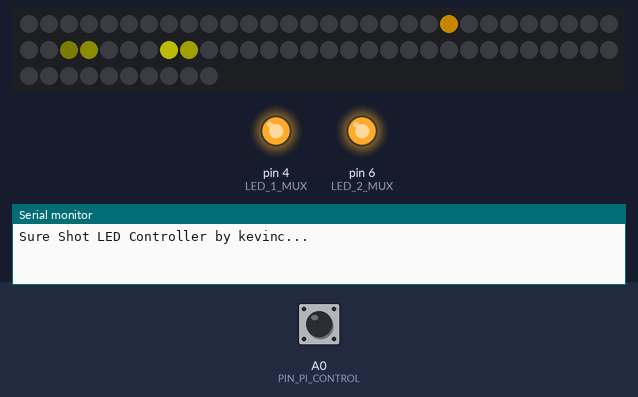
A program run on a simulated Arduino Uno, built with avr-gcc and run on an emulated ATmega328P. Parts: 70 RGB LEDs in strip order, left to right, continuing on the next row, output pins drawn as LEDs (lit = HIGH), the last lines printed to the serial monitor. Inputs (shaded band) come from the test bench; at power-on: A0 (PIN_PI_CONTROL) LOW. Dim RGB values are drawn brighter than linear.

Above: at 1.2 s.
1.3 s: A0 (PIN_PI_CONTROL) driven HIGH
At 1.42 s:
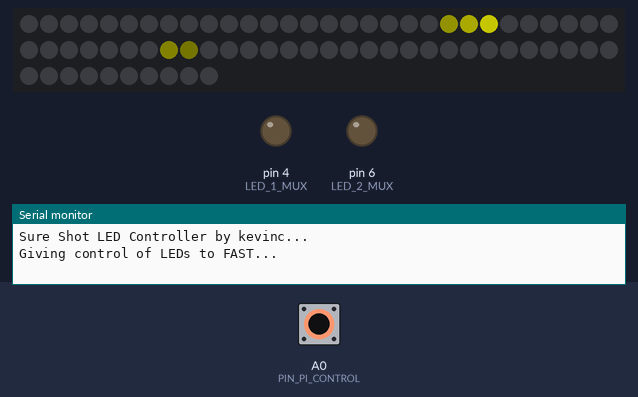
3.9 s: A0 (PIN_PI_CONTROL) pulsed LOW 5 times (0.12 s each, 0.3 s apart)
Timing chart, 0 to 6.9 s (numbered marks = the images above; inputs shaded):
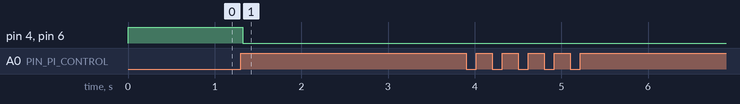

The program:

main.cpp
```cpp
#include <Arduino.h>
#include <FastLED.h>
#include <Bounce2.h>

// Raspberry pi IN: A0
//   A0:  IN: Booted Yes/No
// Mux 1:
//   4:  OUT: Mux Control
//   A4: OUT: LED Data
//
// Mux 2:
//   6:  OUT: Mux Control
//   A5: OUT: LED Data
#define PIN_PI_CONTROL A0
#define LED_1_MUX  4
#define LED_1_DATA A4
#define LED_2_MUX  6
#define LED_2_DATA A5

// LED Settings
#define NUM_LEDS            70
#define BRIGHTNESS          96
#define FRAMES_PER_SECOND   120
#define NUM_TRIANGLE_LEDS   12
#define HUE_GREEN           96  // Green: found in example lib, under HUE_GREEN
#define USE_RAINBOW_FADE    true
int triangle[] = {25, 29, 30, 31, 32, 33, 38, 37, 21, 22, 23, 24};

// Debug flag
#define DEBUG false

// Define the array of leds
//   NOTE: only currently changing playfield LEDs
//   but we have access to all of them
CRGB leds[NUM_LEDS];

// Controls whether to drive LEDs or use external control
bool inControlOfLEDs = true;

Bounce bounce = Bounce();

int current_debug_led = 0;

// if not using rainbow, use fixed yellow color
uint8_t gHue = USE_RAINBOW_FADE ? 0 : 64;

void setup() {
    Serial.begin(9600);
    Serial.setTimeout(10);
    Serial.print("Sure Shot LED Controller by kevinc...\n");

    // FastLED.addLeds<WS2812, LED_1_DATA, RGB>(leds, NUM_LEDS);
    FastLED.addLeds<WS2812, LED_2_DATA, GRB>(leds, NUM_LEDS)
           .setCorrection(TypicalPixelString);
    FastLED.setBrightness(BRIGHTNESS);

    pinMode(PIN_PI_CONTROL, INPUT);
    pinMode(LED_1_MUX, OUTPUT);
    pinMode(LED_2_MUX, OUTPUT);

    // Uses an external pull down
    bounce.attach( PIN_PI_CONTROL, INPUT );
    bounce.interval(5);
}

void animateCircle() {
    fadeToBlackBy(leds, NUM_LEDS, 20);
    int pos = beat8(2) % NUM_TRIANGLE_LEDS;
    leds[triangle[pos]] += CHSV(gHue, 255, 192);
}

void animateBackAndForth() {
    fadeToBlackBy(leds, NUM_LEDS, 20);
    int pos = beatsin16(13, 0, NUM_TRIANGLE_LEDS-1);
    leds[triangle[pos]] += CHSV(gHue, 255, 192);
}

void debug() {
    if (!DEBUG) {
        return;
    }

    // Read anything from serial and move the pointer to the current LED
    // Then turn that LED on.  Allows to do a audit of LED to insert.
    if (Serial.available()) {
        String str = Serial.readString();
        current_debug_led++;
        Serial.print("curent LED: ");
        Serial.println(current_debug_led);

        leds[current_debug_led] = CRGB::Blue;
        FastLED.show();
    }
}

void checkForPiSignal() {
    bounce.update();

    // TODO: Should we implement an ultimate time-out?
    //  Say 30s and we just hand it over

    if (bounce.rose()) {
        Serial.println("Giving control of LEDs to FAST...");
        inControlOfLEDs = false;
    }

    // Write out the control for the Mux
    digitalWrite(LED_1_MUX, inControlOfLEDs ? HIGH : LOW);
    digitalWrite(LED_2_MUX, inControlOfLEDs ? HIGH : LOW);
}

void loop() {
    debug();

    // check for the Pi signaling us that it booted
    checkForPiSignal();

    animateCircle();

    FastLED.show();

    // insert a delay to keep the framerate modest
    FastLED.delay(1000/FRAMES_PER_SECOND);

    // slowly cycle the "base color" through the rainbow
    EVERY_N_MILLISECONDS( 20 ) {
        if (USE_RAINBOW_FADE) {
            gHue++;
        }
    }
}
```

Measured:
- after the input at 1.3 s, pin 4 (LED_1_MUX), pin 6 (LED_2_MUX): HIGH → LOW at once
